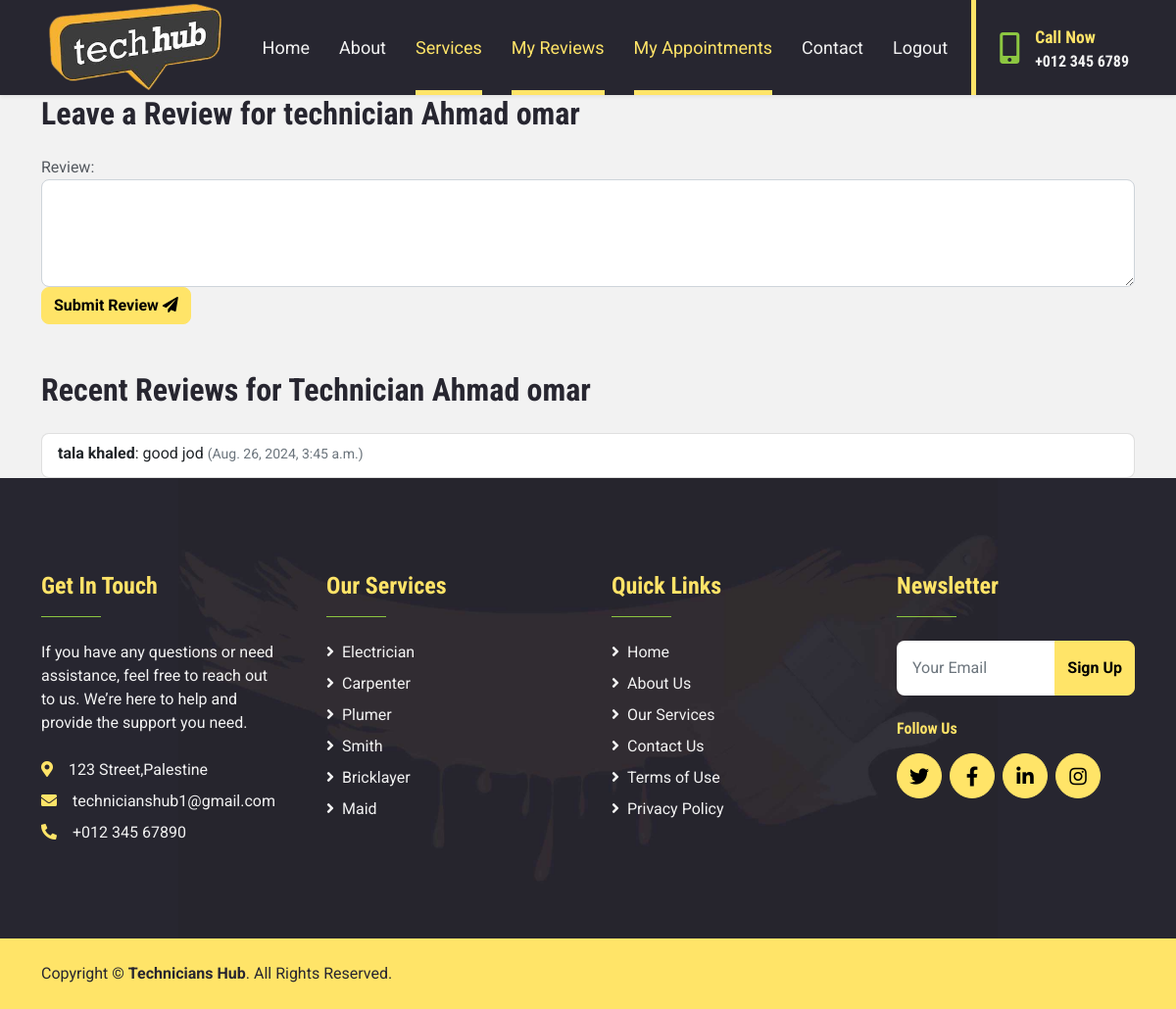
The page /review_form/1/ (signed in) on the database its author committed.
### Technicians_app/models.py (models this page shows, shortened)
class Technician(models.Model):
    first_name = models.CharField(max_length=45)
    last_name = models.CharField(max_length=45)
    bio = models.TextField()
    phone_number = models.CharField(max_length=25)
    city = models.CharField(max_length=45)
    age = models.IntegerField()
    image = models.ImageField(upload_to='image/')
    created_at = models.DateField(auto_now_add=True)
    updated_at = models.DateField(auto_now=True)
    users = models.ManyToManyField(User, related_name="technicians",blank=True)
    role=models.ForeignKey(Role,related_name="technicians",on_delete=models.CASCADE , default=1)

class Review(models.Model):
    technician = models.ForeignKey(Technician, related_name= "technician_reviews",  on_delete=models.CASCADE, default=1)
    user = models.ForeignKey(User, related_name= "user_reviews", on_delete=models.CASCADE, default=1)
    content = models.TextField()
    created_at = models.DateTimeField(auto_now_add=True)
    updated_at = models.DateTimeField(auto_now=True)

class User(models.Model):
    first_name = models.CharField(max_length=45)
    last_name = models.CharField(max_length=45)
    email = models.CharField(max_length=45)
    password = models.CharField(max_length=100)
    phone_number = models.CharField(max_length=25)
    date_of_birth = models.DateField()
    created_at = models.DateField(auto_now_add=True)
    updated_at = models.DateField(auto_now=True)
    objects = UserManager()

### Technicians_app/views.py (the view)
# urls.py: path('review_form/<int:technician_id>/', views.review_form, name='review_form'),
def review_form(request, technician_id):
    if 'id' not in request.session:
        return redirect('login')
    user_id = request.session['id']
    user = models.get_user(user_id)
    technician = models.get_technician(technician_id)
    return render(request, 'review_form.html', {'user': user, 'technician_id': technician_id, 'technician': technician})

### Technicians_app/models.py (called while the page is built)
def get_technician(technician_id):
    return Technician.objects.get(id=technician_id)

def get_user(user_id):
    user = User.objects.get(id=user_id)
    return user

### Technicians_app/templates/review_form.html (shortened to what this page needs)
<!DOCTYPE html>
<html lang="en">
<head>
    {% load static%}
    <link href="https://cdnjs.cloudflare.com/ajax/libs/font-awesome/5.15.0/css/all.min.css" rel="stylesheet">
    <link href="https://cdn.jsdelivr.net/npm/bootstrap-icons@1.4.1/font/bootstrap-icons.css" rel="stylesheet">
    <link href="lib/owlcarousel/assets/owl.carousel.min.css" rel="stylesheet">
    <link href="{% static 'css/bootstrap.min.css'%}" rel="stylesheet">
    <link href="{% static 'css/services.css'%}" rel="stylesheet">
</head>
<body class="bg-light">
    <nav class="navbar navbar-expand-lg bg-dark navbar-dark shadow-sm px-5 py-3 py-lg-0">
        <a href="/" class="Header-branding" data-nc-element="branding" data-content-field="site-title">
            <img src="{% static 'image/logo2.PNG' %}" alt="One &amp; Done Remodeling" sizes="200px"
                class="Header-branding-logo" style="display:block; width:180px; height:auto;" loading="lazy"
                decoding="async" data-loader="sqs">
        </a>
        <div class="collapse navbar-collapse" id="navbarCollapse">
            <div class="navbar-nav ms-auto py-0 pe-4 border-end border-5 border-primary">
                <a href="/" class="nav-item nav-link">Home</a>
                <a href="/about_us" class="nav-item nav-link">About</a>
                <a href="/services" class="nav-item nav-link active">Services</a>
                <a href="{% url 'recent_reviews' %}" class="nav-item nav-link active">My Reviews</a>
                <a href="/recent_appointments" class="nav-item nav-link active">My Appointments</a>
                <a href="/contact" class="nav-item nav-link">Contact</a>
                <a href="{% url 'logout_user' %}" class="nav-item nav-link">Logout</a>
            </div>
            <div class="d-none d-lg-flex align-items-center ps-4">
                <i class="fa fa-2x fa-mobile-alt text-secondary me-3"></i>
                <div>
                    <h5 class="text-primary mb-1"><small>Call Now</small></h5>
                    <h6 class="text-light m-0">+012 345 6789</h6>
                </div>
            </div>
        </div>
    </nav>
    <div class="container">
        <h2 class="mb-4">Leave a Review for technician {{ technician.first_name }} {{ technician.last_name }}</h2>
        <form method="post" action="{% url 'create_review' technician_id %}">
            <div class="form-group">
                <label for="content">Review:</label>
                <textarea name="content" rows="4" class="form-control" required></textarea>
            </div>
            <button type="submit" class="btn btn-primary">
                Submit Review <i class="fas fa-paper-plane"></i>
            </button>
        </form>
    </div>
    <section class="container mt-5">
        <h2 class="mb-4">Recent Reviews for Technician {{ technician.first_name }} {{ technician.last_name }}</h2>
        <ul class="list-group">
            {% for review in technician.technician_reviews.all %}
            <li class="list-group-item">
                <p class="mb-1"><strong>{{ review.user.first_name }} {{ review.user.last_name }}</strong>: {{ review.content }} <small class="text-muted">({{ review.updated_at }})</small></p>
            </li>
            {% endfor %}
        </ul>
    </section>
    <div class="container-fluid bg-dark bg-footer text-light py-5">
        <div class="container py-5">
            <div class="row g-5">
                <div class="col-lg-3 col-md-6">
                    <h4 class="text-primary">Get In Touch</h4>
                    <hr class="w-25 text-secondary mb-4" style="opacity: 1;">
                    <p class="mb-4">If you have any questions or need assistance, feel free to reach out to us. We’re
                        here to help and provide the support you need.</p>
                    <p class="mb-2"><i class="fa fa-map-marker-alt text-primary me-3"></i>123 Street,Palestine</p>
                    <p class="mb-2"><i class="fa fa-envelope text-primary me-3"></i>technicianshub1@gmail.com</p>
                    <p class="mb-0"><i class="fa fa-phone-alt text-primary me-3"></i>+012 345 67890</p>
                </div>
                <div class="col-lg-3 col-md-6">
                    <h4 class="text-primary">Our Services</h4>
                    <hr class="w-25 text-secondary mb-4" style="opacity: 1;">
                    <div class="d-flex flex-column justify-content-start">
                        <a class="text-light mb-2" href="#"><i class="fa fa-angle-right me-2"></i>Electrician</a>
                        <a class="text-light mb-2" href="#"><i class="fa fa-angle-right me-2"></i>Carpenter</a>
                        <a class="text-light mb-2" href="#"><i class="fa fa-angle-right me-2"></i>Plumer</a>
                        <a class="text-light mb-2" href="#"><i class="fa fa-angle-right me-2"></i>Smith</a>
                        <a class="text-light mb-2" href="#"><i class="fa fa-angle-right me-2"></i>Bricklayer</a>
                        <a class="text-light" href="#"><i class="fa fa-angle-right me-2"></i>Maid</a>
                    </div>
                </div>
                <div class="col-lg-3 col-md-6">
                    <h4 class="text-primary">Quick Links</h4>
                    <hr class="w-25 text-secondary mb-4" style="opacity: 1;">
                    <div class="d-flex flex-column justify-content-start">
                        <a class="text-light mb-2" href="/"><i class="fa fa-angle-right me-2"></i>Home</a>
                        <a class="text-light mb-2" href="/about_us"><i class="fa fa-angle-right me-2"></i>About Us</a>
                        <a class="text-light mb-2" href="/services"><i class="fa fa-angle-right me-2"></i>Our
                            Services</a>
                        <a class="text-light mb-2" href="/contact"><i class="fa fa-angle-right me-2"></i>Contact Us</a>
                        <a class="text-light mb-2" href="/terms"><i class="fa fa-angle-right me-2"></i>Terms of Use</a>
                        <a class="text-light mb-2" href="/privacy_policy"><i class="fa fa-angle-right me-2"></i>Privacy
                            Policy</a>
                    </div>
                </div>
                <div class="col-lg-3 col-md-6">
                    <h4 class="text-primary">Newsletter</h4>
                    <hr class="w-25 text-secondary mb-4" style="opacity: 1;">
                    <form action="">
                        <div class="input-group">
                            <input type="text" class="form-control p-3 border-0" placeholder="Your Email">
                            <button class="btn btn-primary">Sign Up</button>
                        </div>
                    </form>
                    <h6 class="text-primary mt-4 mb-3">Follow Us</h6>
                    <div class="d-flex">
                        <a class="btn btn-lg btn-primary btn-lg-square rounded-circle me-2" href="#"><i
                                class="fab fa-twitter"></i></a>
                        <a class="btn btn-lg btn-primary btn-lg-square rounded-circle me-2" href="#"><i
                                class="fab fa-facebook-f"></i></a>
                        <a class="btn btn-lg btn-primary btn-lg-square rounded-circle me-2" href="#"><i
                                class="fab fa-linkedin-in"></i></a>
                        <a class="btn btn-lg btn-primary btn-lg-square rounded-circle" href="#"><i
                                class="fab fa-instagram"></i></a>
                    </div>
                </div>
            </div>
        </div>
    </div>
    <div class="container-fluid bg-primary text-dark py-4">
        <div class="container">
            <div class="row g-0">
                <div class="col-md-6 text-center text-md-start">
                    <p class="mb-md-0">Copyright &copy; <a class="text-dark fw-bold" href="#">Technicians Hub</a>. All
                        Rights Reserved.</p>
                </div>
            </div>
        </div>
    </div>
</body>
</html>

### Technicians_app/static/css/services.css (style rules this page uses)
:root { --primary: #FFE468; --secondary: #8CC641; --light: #F2F2F2; --dark: #272630; }
.btn { font-weight: 700; transition: .5s; }
.btn-lg-square { width: 46px; height: 46px; }
.btn-square, .btn-sm-square, .btn-lg-square { padding-left: 0; padding-right: 0; text-align: center; }
.navbar-dark .navbar-nav .nav-link { position: relative; margin-left: 30px; padding: 35px 0; font-size: 18px; color: var(--light); outline: none; transition: .5s; }
.navbar-dark .navbar-nav .nav-link:hover, .navbar-dark .navbar-nav .nav-link.active { color: var(--primary); }
@media (min-width: 992px) { .navbar-dark .navbar-nav .nav-link::before { position: absolute; content: ""; width: 0; height: 5px; bottom: 0; left: 50%; background: var(--primary); transition: .5s; } }
@media (min-width: 992px) { .navbar-dark .navbar-nav .nav-link:hover::before, .navbar-dark .navbar-nav .nav-link.active::before { width: 100%; left: 0; } }
.bg-footer { background: url(../img/footer.jpg) center center no-repeat; background-size: contain; }

### rows shown on the page
Technician: first_name "Ahmad", last_name "omar"
Review: user.first_name "tala", user.last_name "khaled", content "good jod", updated_at "Aug. 26, 2024, 3:45 a.m."
